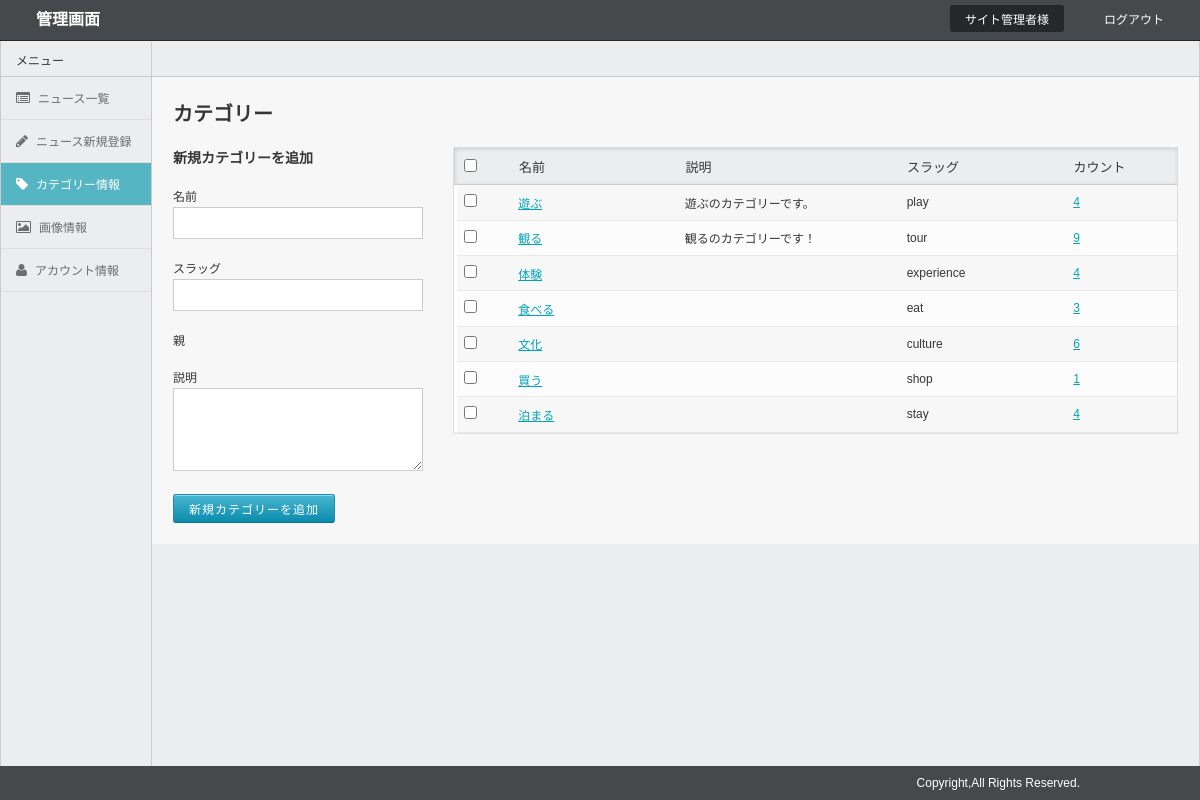
/admin/category.php (signed in), run on the app's committed database.
### tables this page shows
CREATE TABLE IF NOT EXISTS `category` (
  `cat_id` int(11) NOT NULL,
  `cat_name` varchar(128) NOT NULL,
  `cat_slug` varchar(128) NOT NULL,
  `cat_description` varchar(1024) NOT NULL
);

### admin/dbcategory.php (called while the page is built)
<?php
	$catsql = "SELECT * FROM category";
    $catstmt = $pdo->prepare($catsql);
    $catstmt->execute();
    $catArray = $catstmt->fetchAll(PDO::FETCH_ASSOC);
?>

### admin/category.php (the view, shortened to what this page needs)
<?php
include "config.php";
    include "dbcategory.php";
    $view = "";
    $view .= "<table>";
    $sqlWHERE = " WHERE category.cat_id = news.news_cat";
    $sqlFrom = "news,category";
    foreach($catArray as $row) {
        $total = $pdo->query("SELECT count(*) FROM ". $sqlFrom . $sqlWHERE . " AND news.news_cat = " .$row['cat_id'])->fetchColumn();
        $catDesc = nl2br(htmlspecialchars_decode($row["cat_description"]));
        $view .= "<tr>";
        $view .= "<td class='wd5'><input type='checkbox' name='check' class='check'></td>";
        $view .= "<td class='wd15'><a href='edit-category.php?id=".$row["cat_id"]."'>".$row["cat_name"]."</a></td>";
        $view .= "<td class='wd20'>". $catDesc ."</td>";
        $view .= "<td class='wd15'>". $row["cat_slug"] ."</td>";
        $view .= "<td class='wd10'><a href='index.php?category_id=".$row["cat_id"]."'>".$total."</a></td>";
        $view .= "</tr>";
    }
$view .= "</table>";
include "header.php";
include "sidebar.php";
?>
         <div id="main">
            <div class="body_cont">
             <div class="control">
             </div>
             <div class="section">
                <h3>カテゴリー</h3>
                <form action="category.php" method="post">
                <div class="categoryArea">
                    <div class="addCategory">
                        <h4>新規カテゴリーを追加</h4>
                        <form action="" method="post">
                        <dl>
                            <dt>名前</dt>
                            <dd><input type="text" name="catTitle"></dd>
                            <dt>スラッグ</dt>
                            <dd><input type="text" name="catSlug"></dd>
                            <dt>親</dt>
                            <dt>説明</dt>
                            <dd><textarea name="catDesc" id="" rows="5"></textarea></dd>
                        </dl>
                        <input type="submit" value="新規カテゴリーを追加" class="clk-btn">
                        </form>
                    </div>
                    <div class="categoryList">
                        <div class="list">
                            <div class="head"><span class="wd5"><input type="checkbox" name=""></span><span class="wd15">名前</span><span class="wd20">説明</span><span class="wd15">スラッグ</span><span class="wd10">カウント</span></div>
                            <table>
                               <?php echo $view; ?>
                            </table>
                        </div>
                    </div>
                </div>
                </form>
            </div>
        </div>
<?php
include "footer.php";
?>

### admin/css/common.css (style rules this page uses)
html { font-size: 62.5%; }
body { font-size: 1.2rem; }
html,body { height: 100%; }
body { font-size: 9pt; line-height: normal; letter-spacing: normal; color: #363636; background-color: #ebedef; -webkit-box-sizing: border-box; -moz-box-sizing: border-box; box-sizing: border-box; }
#main { overflow: hidden; margin-left: 151px; background-color: #fff; position: relative; z-index: 2; }
.body_cont { width: 100%; }
.control { height: 36px; background-color: #ebedef; border-bottom: 1px solid #cacaca; overflow: hidden; position: relative; }
.list { width: 100%; }
.list .head { display: table; width: 100%; padding-left: 0.35%; background-color: #ebedef; box-shadow: 1px 1px 4px #ccc inset; border-bottom: 1px solid #ccc; font-size: 1.3rem; }
.list .head span { display: table-cell; padding: 1.2% 1%; }
.list table { width: 100%; }
.list table tr { border-left: 3px solid #ffffff; border-bottom: 1px solid #eaeaea; }
.list table td { padding: 1.2% 1%; }
.wd5 { width: 5%; }
.wd10 { width: 10%; }
.wd15 { width: 15%; }
.wd20 { width: 20%; }
label, input[type="radio"], input[type="checkbox"], input[type="file"] { cursor: pointer; }
textarea { width: 80%; border: 1px solid #ccc; }
input[type="text"], input[type="password"] { border: 1px solid #ccc; line-height: 180%; padding: 1px; }
input[type="submit"], input[type="button"], .tbl2 td .photo a { border-radius: 3px; background-color: #00a4bb; border: 1px solid #007b8c; color: #fff; cursor: pointer; padding: 3px 10px; font-size: 12px; letter-spacing: 1px; }
#wrapper .clk-btn { background-color: #0a8cad; -webkit-box-shadow: 0 1px 0 #89d9ed inset; box-shadow: 0 1px 0 #89d9ed inset; background-image: -moz-linear-gradient(top, #49b6d1, #0a8cad); background-image: -webkit-gradient(linear, left top, left bottom, color-stop(0.00, #49b6d1), color-stop(1.0, #0a8cad)); border: 1px solid #248ca6; border-bottom-color: #117088; padding: 5px 15px; color: #ffffff; }

### admin/css/contents.css (style rules this page uses)
.section { padding: 2%; background-color: #f7f7f7; }
.section h3 { font-size: 2rem; margin-bottom: 2%; }
.odd { background-color: #fcfcfc; }
.categoryArea:after, .edit-category .addCategory dl:after { content: ""; clear: both; display: table; }
.addCategory { width: 250px; float: left; }
.categoryList { margin-left: 280px; }
.categoryList .list { border: 1px solid #ddd; }
.addCategory h4 { font-size: 1.4rem; margin-bottom: 20px; }
.addCategory dt { margin-bottom: 3px; }
.addCategory dd { margin-bottom: 20px; }
.addCategory dd input, .addCategory dd textarea { width: 100%; padding: 3px; }

### data on the page
category: cat_name "遊ぶ", cat_description "遊ぶのカテゴリーです。", cat_slug "play", total "4"
category: cat_name "観る", cat_description "観るのカテゴリーです！", cat_slug "tour", total "9"
category: cat_name "体験", cat_slug "experience", total "4"
category: cat_name "食べる", cat_slug "eat", total "3"
category: cat_name "文化", cat_slug "culture", total "6"
category: cat_name "買う", cat_slug "shop", total "1"
category: cat_name "泊まる", cat_slug "stay", total "4"
